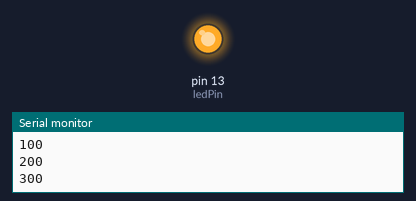
A sketch run on a simulated Arduino Uno, built with avr-gcc and run on an emulated ATmega328P. On the bench: output pins drawn as LEDs (lit = HIGH), the last lines printed to the serial monitor.

Above: at 0.75 s.
At 10.5 s:
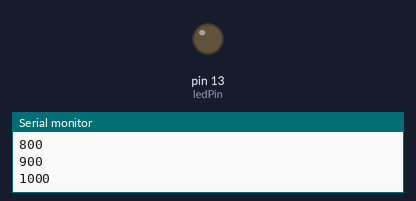
Timing chart, 0 to 25.7 s (numbered marks = the images above):
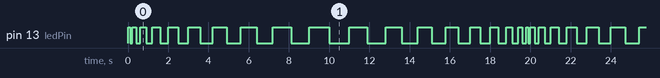

Measured:
- by itself, pin 13 (ledPin): moves between LOW and HIGH, repeating every 19.8 s
- by itself, everything shown: repeats every 19.8 s, in 36 steps

The sketch:

blink_incrase_decrase_delay1.ino
```cpp
int ledPin = 13;
int delayPeroid = 100;
int count = 0;
int delayIncrase = 100;

void setup()
{
  pinMode(ledPin, OUTPUT);
  Serial.begin(9600);        //start serial port
}

void loop()
{
  Serial.print(delayPeroid);    //send delayPeroid value to serial port
  Serial.print("\n");           //enter

  digitalWrite(ledPin, HIGH);   //led on
  delay(delayPeroid);
  digitalWrite(ledPin, LOW);    //led off
  delay(delayPeroid);
  delayPeroid = delayPeroid + delayIncrase;  //incrase delay time
  count ++;
  if(count == 9)          //delay incrasing to 1000 and decrasing to 100
    {
      count = 0;
      delayIncrase = -delayIncrase;
    }
}
```
